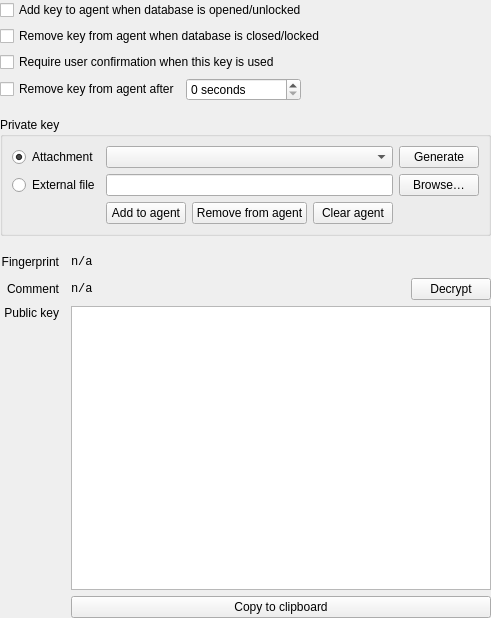
<?xml version="1.0" encoding="UTF-8"?>
<ui version="4.0">
 <class>EditEntryWidgetSSHAgent</class>
 <widget class="QWidget" name="EditEntryWidgetSSHAgent">
  <property name="geometry">
   <rect>
    <x>0</x>
    <y>0</y>
    <width>452</width>
    <height>618</height>
   </rect>
  </property>
  <property name="windowTitle">
   <string>Form</string>
  </property>
  <layout class="QGridLayout" name="gridLayout">
   <property name="leftMargin">
    <number>0</number>
   </property>
   <property name="topMargin">
    <number>0</number>
   </property>
   <property name="rightMargin">
    <number>0</number>
   </property>
   <property name="bottomMargin">
    <number>0</number>
   </property>
   <item row="1" column="1" colspan="4">
    <widget class="VaultCheckBox" name="removeKeyFromAgentCheckBox">
     <property name="text">
      <string>Remove key from agent when database is closed/locked</string>
     </property>
    </widget>
   </item>
   <item row="14" column="1">
    <widget class="QLabel" name="commentLabel">
     <property name="text">
      <string>Comment</string>
     </property>
     <property name="alignment">
      <set>Qt::AlignRight|Qt::AlignTrailing|Qt::AlignVCenter</set>
     </property>
    </widget>
   </item>
   <item row="0" column="1" colspan="4">
    <widget class="VaultCheckBox" name="addKeyToAgentCheckBox">
     <property name="text">
      <string>Add key to agent when database is opened/unlocked</string>
     </property>
    </widget>
   </item>
   <item row="15" column="3" colspan="2">
    <widget class="QPlainTextEdit" name="publicKeyEdit">
     <property name="font">
      <font>
       <family>Monospace</family>
      </font>
     </property>
     <property name="readOnly">
      <bool>true</bool>
     </property>
    </widget>
   </item>
   <item row="14" column="4">
    <widget class="VaultButton" name="decryptButton">
     <property name="text">
      <string>Decrypt</string>
     </property>
    </widget>
   </item>
   <item row="4" column="1">
    <spacer name="verticalSpacer">
     <property name="orientation">
      <enum>Qt::Vertical</enum>
     </property>
     <property name="sizeType">
      <enum>QSizePolicy::Fixed</enum>
     </property>
     <property name="sizeHint" stdset="0">
      <size>
       <width>20</width>
       <height>10</height>
      </size>
     </property>
    </spacer>
   </item>
   <item row="13" column="1">
    <widget class="QLabel" name="fingerprintLabel">
     <property name="text">
      <string>Fingerprint</string>
     </property>
     <property name="alignment">
      <set>Qt::AlignRight|Qt::AlignTrailing|Qt::AlignVCenter</set>
     </property>
    </widget>
   </item>
   <item row="16" column="3" colspan="2">
    <widget class="VaultButton" name="copyToClipboardButton">
     <property name="text">
      <string>Copy to clipboard</string>
     </property>
    </widget>
   </item>
   <item row="15" column="1">
    <widget class="QLabel" name="publicKeyLabel">
     <property name="text">
      <string>Public key</string>
     </property>
     <property name="alignment">
      <set>Qt::AlignRight|Qt::AlignTop|Qt::AlignTrailing</set>
     </property>
    </widget>
   </item>
   <item row="5" column="1" colspan="4">
    <widget class="QGroupBox" name="privateKeyGroupBox">
     <property name="title">
      <string>Private key</string>
     </property>
     <layout class="QGridLayout" name="gridLayout_3">
      <item row="0" column="0">
       <widget class="fluent::basicinput::RadioButton" name="attachmentRadioButton">
        <property name="text">
         <string>Attachment</string>
        </property>
        <property name="checked">
         <bool>true</bool>
        </property>
       </widget>
      </item>
      <item row="3" column="3">
       <widget class="VaultLineEdit" name="externalFileEdit">
        <property name="focusPolicy">
         <enum>Qt::ClickFocus</enum>
        </property>
        <property name="accessibleName">
         <string>External key file</string>
        </property>
       </widget>
      </item>
      <item row="4" column="3">
       <layout class="QHBoxLayout" name="agentActionsLayout" stretch="0,0,0">
        <item>
         <widget class="VaultButton" name="addToAgentButton">
          <property name="text">
           <string>Add to agent</string>
          </property>
         </widget>
        </item>
        <item>
         <widget class="VaultButton" name="removeFromAgentButton">
          <property name="text">
           <string>Remove from agent</string>
          </property>
         </widget>
        </item>
        <item>
         <widget class="VaultButton" name="clearAgentButton">
          <property name="text">
           <string>Clear agent</string>
          </property>
         </widget>
        </item>
       </layout>
      </item>
      <item row="3" column="0">
       <widget class="fluent::basicinput::RadioButton" name="externalFileRadioButton">
        <property name="text">
         <string>External file</string>
        </property>
       </widget>
      </item>
      <item row="3" column="4">
       <widget class="VaultButton" name="browseButton">
        <property name="accessibleName">
         <string>Browser for key file</string>
        </property>
        <property name="text">
         <string extracomment="Button for opening file dialog">Browse…</string>
        </property>
       </widget>
      </item>
      <item row="0" column="4">
       <widget class="VaultButton" name="generateButton">
        <property name="text">
         <string>Generate</string>
        </property>
       </widget>
      </item>
      <item row="0" column="3">
       <widget class="VaultComboBox" name="attachmentComboBox">
        <property name="sizePolicy">
         <sizepolicy hsizetype="Expanding" vsizetype="Fixed">
          <horstretch>0</horstretch>
          <verstretch>0</verstretch>
         </sizepolicy>
        </property>
        <property name="accessibleName">
         <string>Select attachment file</string>
        </property>
        <property name="editable">
         <bool>false</bool>
        </property>
       </widget>
      </item>
     </layout>
    </widget>
   </item>
   <item row="2" column="1" colspan="4">
    <widget class="VaultCheckBox" name="requireUserConfirmationCheckBox">
     <property name="text">
      <string>Require user confirmation when this key is used</string>
     </property>
    </widget>
   </item>
   <item row="14" column="3">
    <layout class="QHBoxLayout" name="horizontalLayout_4">
     <item>
      <widget class="QLabel" name="commentTextLabel">
       <property name="font">
        <font>
         <family>Monospace</family>
        </font>
       </property>
       <property name="text">
        <string>n/a</string>
       </property>
       <property name="textInteractionFlags">
        <set>Qt::TextSelectableByKeyboard|Qt::TextSelectableByMouse</set>
       </property>
      </widget>
     </item>
     <item>
      <spacer name="horizontalSpacer">
       <property name="orientation">
        <enum>Qt::Horizontal</enum>
       </property>
       <property name="sizeHint" stdset="0">
        <size>
         <width>40</width>
         <height>20</height>
        </size>
       </property>
      </spacer>
     </item>
    </layout>
   </item>
   <item row="3" column="1" colspan="4">
    <layout class="QHBoxLayout" name="removeKeyLayout">
     <item>
      <widget class="VaultCheckBox" name="lifetimeCheckBox">
       <property name="text">
        <string>Remove key from agent after</string>
       </property>
      </widget>
     </item>
     <item>
      <widget class="QSpinBox" name="lifetimeSpinBox">
       <property name="accessibleName">
        <string>Remove key from agent after specified seconds</string>
       </property>
       <property name="suffix">
        <string> seconds</string>
       </property>
       <property name="maximum">
        <number>999999999</number>
       </property>
      </widget>
     </item>
     <item>
      <spacer name="removeKeySpacer">
       <property name="orientation">
        <enum>Qt::Horizontal</enum>
       </property>
       <property name="sizeHint" stdset="0">
        <size>
         <width>40</width>
         <height>20</height>
        </size>
       </property>
      </spacer>
     </item>
    </layout>
   </item>
   <item row="13" column="3" colspan="2">
    <layout class="QHBoxLayout" name="horizontalLayout">
     <item>
      <widget class="QLabel" name="fingerprintTextLabel">
       <property name="font">
        <font>
         <family>Monospace</family>
        </font>
       </property>
       <property name="text">
        <string>n/a</string>
       </property>
       <property name="textInteractionFlags">
        <set>Qt::TextSelectableByKeyboard|Qt::TextSelectableByMouse</set>
       </property>
      </widget>
     </item>
     <item>
      <spacer name="horizontalSpacer_2">
       <property name="orientation">
        <enum>Qt::Horizontal</enum>
       </property>
       <property name="sizeHint" stdset="0">
        <size>
         <width>40</width>
         <height>20</height>
        </size>
       </property>
      </spacer>
     </item>
    </layout>
   </item>
   <item row="12" column="3">
    <spacer name="verticalSpacer_2">
     <property name="orientation">
      <enum>Qt::Vertical</enum>
     </property>
     <property name="sizeType">
      <enum>QSizePolicy::Fixed</enum>
     </property>
     <property name="sizeHint" stdset="0">
      <size>
       <width>20</width>
       <height>10</height>
      </size>
     </property>
    </spacer>
   </item>
  </layout>
 </widget>
 <tabstops>
  <tabstop>addKeyToAgentCheckBox</tabstop>
  <tabstop>removeKeyFromAgentCheckBox</tabstop>
  <tabstop>requireUserConfirmationCheckBox</tabstop>
  <tabstop>lifetimeCheckBox</tabstop>
  <tabstop>lifetimeSpinBox</tabstop>
  <tabstop>attachmentRadioButton</tabstop>
  <tabstop>externalFileRadioButton</tabstop>
  <tabstop>browseButton</tabstop>
  <tabstop>addToAgentButton</tabstop>
  <tabstop>removeFromAgentButton</tabstop>
  <tabstop>decryptButton</tabstop>
  <tabstop>publicKeyEdit</tabstop>
  <tabstop>copyToClipboardButton</tabstop>
 </tabstops>
 <customwidgets>
 <customwidget>
  <class>VaultButton</class>
  <extends>QPushButton</extends>
  <header>gui/vault/VaultControls.h</header>
 </customwidget>
 <customwidget>
  <class>VaultCheckBox</class>
  <extends>QCheckBox</extends>
  <header>gui/vault/VaultControls.h</header>
 </customwidget>
 <customwidget>
  <class>fluent::basicinput::RadioButton</class>
  <extends>QRadioButton</extends>
  <header>components/basicinput/RadioButton.h</header>
 </customwidget>
 <customwidget>
  <class>VaultComboBox</class>
  <extends>QComboBox</extends>
  <header>gui/vault/VaultControls.h</header>
 </customwidget>
 <customwidget>
  <class>VaultLineEdit</class>
  <extends>QLineEdit</extends>
  <header>gui/vault/VaultControls.h</header>
 </customwidget>
 </customwidgets>
 <resources/>
 <connections/>
</ui>
